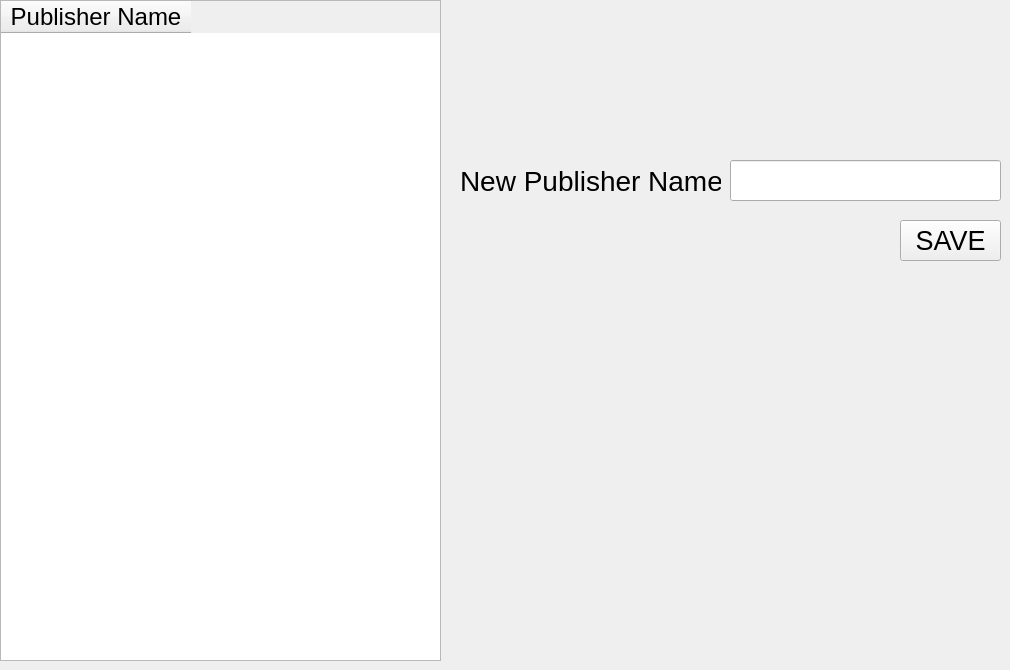
      <widget class="QWidget" name="tab_9">
       <attribute name="title">
        <string>Publisher</string>
       </attribute>
       <widget class="QPushButton" name="pushButton_16">
        <property name="geometry">
         <rect>
          <x>900</x>
          <y>220</y>
          <width>101</width>
          <height>41</height>
         </rect>
        </property>
        <property name="font">
         <font>
          <family>Segoe UI</family>
          <pointsize>20</pointsize>
         </font>
        </property>
        <property name="text">
         <string>SAVE</string>
        </property>
       </widget>
       <widget class="QLineEdit" name="lineEdit_21">
        <property name="geometry">
         <rect>
          <x>730</x>
          <y>160</y>
          <width>271</width>
          <height>41</height>
         </rect>
        </property>
       </widget>
       <widget class="QLabel" name="label_28">
        <property name="geometry">
         <rect>
          <x>460</x>
          <y>160</y>
          <width>261</width>
          <height>41</height>
         </rect>
        </property>
        <property name="font">
         <font>
          <family>Segoe UI</family>
          <pointsize>21</pointsize>
         </font>
        </property>
        <property name="text">
         <string>New Publisher Name</string>
        </property>
       </widget>
       <widget class="QTableWidget" name="tableWidget_4">
        <property name="geometry">
         <rect>
          <x>0</x>
          <y>0</y>
          <width>441</width>
          <height>661</height>
         </rect>
        </property>
        <property name="font">
         <font>
          <family>Segoe UI</family>
          <pointsize>18</pointsize>
         </font>
        </property>
        <attribute name="horizontalHeaderDefaultSectionSize">
         <number>190</number>
        </attribute>
        <column>
         <property name="text">
          <string>Publisher Name</string>
         </property>
        </column>
       </widget>
      </widget>
